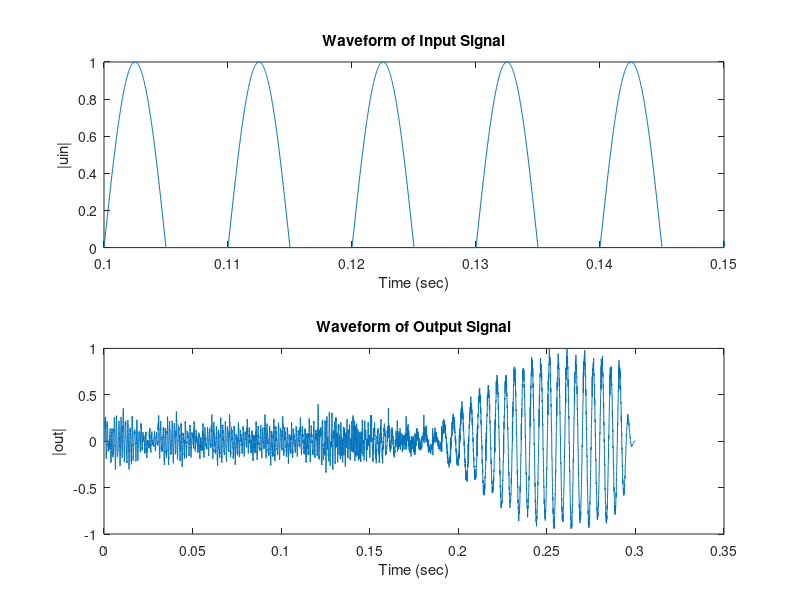

Reproduce this figure in MATLAB.
%~~~~~~~~~~~~~~~~~~~~~~~~~~~~~~~~~~~~~~~~~~~~~~~~~~~~~~~~~~~~~~~~~~~~~~~~~%
% Special Project Code - Diphthong with Wall Loss
%
% Author: Chad McKell
% Date: 19 Apr 17
%
% Description: Finite-difference simulation of a diphthong with wall    
% losses. This script models glottal excitation, vocal-tract sound  
% propagation with wall vibration, and radiation from the mouth for two 
% vowels. The vowels are joined using a transition function.
%~~~~~~~~~~~~~~~~~~~~~~~~~~~~~~~~~~~~~~~~~~~~~~~~~~~~~~~~~~~~~~~~~~~~~~~~~%
tic; clear; close all;

%~~~~~~~~~~~~~~~~~~~~~~~~~~~~~~~~~~~~~~~~~~~~~~~~~~~~~~~~~~~~~~~~~~~~~~~~~%
% Variable Preamble
%~~~~~~~~~~~~~~~~~~~~~~~~~~~~~~~~~~~~~~~~~~~~~~~~~~~~~~~~~~~~~~~~~~~~~~~~~%

% Set variables
fs = 44100; % sampling frequency [samples/sec]
f0 = 100; % fundamental frequency [Hz]
c = 340; % speed of sound [meter/sec]
L = 0.1746; % length of vocal tract [meter] (/open_a/)
T = 0.3; % total duration of simulation [sec]
k = 1/fs; % sampling duration [sec]
NF = floor(T*fs); % total length of simulation [samples]
d = c*k; % distance sound travels between samples ('sample distance') [meter]
h = d/L; % fraction of tube length represented by one 'sample distance'
N = floor(L/d); % number of complete 'sample distances' in tube 
h = 1/N; % 'h' increased so that 'sample distances' fit evenly in tube
lambda = (d/L)*(1/h); % courant no. (ratio of old 'h' to new/bigger 'h')
gamma = c/L; % time required for sound to travel length L [sec]
p = 0.01; % scaling factor for surface areas 

% /open_a/
Sa = [0 0.45;1 0.20;2 0.26;3 0.21;4 0.32;5 0.30;6 0.33;...
    7 1.05;8 1.12;9 0.85;10 0.63;11 0.39;12 0.26;13 0.28;...
    14 0.23;15 0.32;16 0.29;17 0.28;18 0.40;19 0.66;20 1.20;...
    21 1.05;22 1.62;23 2.09;24 2.56;25 2.78;26 2.86;27 3.02;...
    28 3.75;29 4.60;30 5.09;31 6.02;32 6.55;33 6.29;34 6.27;35 5.94;...
    36 5.28;37 4.70;38 3.87;39 4.13;40 4.25;41 4.27;42 4.69;43 5.03];

% Normalize first column of Sa
Sa(:,1) = Sa(:,1)/max(Sa(:,1)); 

% Compute interpolated values of the function Sa(:,2)(Sa(:,1))
Sa = interp1(Sa(:,1), Sa(:,2), 0:h:1)';

% Scale surface areas of Sa
Sa = p*Sa;

% Set surface areas of tube slices 
% /i/
Si = [0 0.33;1 0.30;2 0.36;3 0.34;4 0.68;5 0.50;6 2.43;...
    7 3.15;8 2.66;9 2.49;10 3.39;11 3.80;12 3.78;13 4.35;...
    14 4.50;15 4.43;16 4.68;17 4.52;18 4.15;19 4.09;20 3.51;...
    21 2.95;22 2.03;23 1.66;24 1.38;25 1.05;26 0.60;27 0.35;...
    28 0.32;29 0.12;30 0.10;31 0.16;32 0.25;33 0.24;34 0.38;35 0.28;...
    36 0.36;37 0.65;38 1.58;39 2.05;40 2.01;41 1.58];

% Normalize first column of Si
Si(:,1) = Si(:,1)/max(Si(:,1)); 

% Compute interpolated values of the function Si(:,2)(Si(:,1))
Si = interp1(Si(:,1), Si(:,2), 0:h:1)';

% Scale surface areas of Si
Si = p*Si;

% Initialize time-varying cross-sectional areas
S = Si*0;

%~~~~~~~~~~~~~~~~~~~~~~~~~~~~~~~~~~~~~~~~~~~~~~~~~~~~~~~~~~~~~~~~~~~~~~~~~%
% Define damping oscillator parameters
%~~~~~~~~~~~~~~~~~~~~~~~~~~~~~~~~~~~~~~~~~~~~~~~~~~~~~~~~~~~~~~~~~~~~~~~~~%
omega0 = 500; % fundamental frequency of vocal tract walls
sigma0 = 405000; % damping coefficient
rho = 1.225; % density of air [kg/m^3]
M = 4.76; % mass per unit area of vocal tract walls [kg/m^2] (Titze,1988)

%~~~~~~~~~~~~~~~~~~~~~~~~~~~~~~~~~~~~~~~~~~~~~~~~~~~~~~~~~~~~~~~~~~~~~~~~~%
% Define transition function 'beta'
%~~~~~~~~~~~~~~~~~~~~~~~~~~~~~~~~~~~~~~~~~~~~~~~~~~~~~~~~~~~~~~~~~~~~~~~~~%

% Set transition parameters
dur = 0.08; % duration of transition [sec]
durint = dur*fs; % duration in samples
startT = floor(NF/2 - durint/2); % start of transition
endT = floor(NF/2 + durint/2); % end of transition

% Initialize transition function
beta = ones(NF, 1);

% Set transition window
beta(startT:endT-1) = 0.5*(1 - cos(pi*(0:durint-1)/durint));

% Set beginning state
beta(1:startT) = 0;

%~~~~~~~~~~~~~~~~~~~~~~~~~~~~~~~~~~~~~~~~~~~~~~~~~~~~~~~~~~~~~~~~~~~~~~~~~%
% Define input impulse train
%~~~~~~~~~~~~~~~~~~~~~~~~~~~~~~~~~~~~~~~~~~~~~~~~~~~~~~~~~~~~~~~~~~~~~~~~~%
t = 0:k:T; % time bins
uin = sin(2*pi*f0*t); % sine wave with fundamental frequency f0
uin = 0.5*(uin+abs(uin)); % convert negative sinusoidal values to zeros

%~~~~~~~~~~~~~~~~~~~~~~~~~~~~~~~~~~~~~~~~~~~~~~~~~~~~~~~~~~~~~~~~~~~~~~~~~%
% Compute output signal
%~~~~~~~~~~~~~~~~~~~~~~~~~~~~~~~~~~~~~~~~~~~~~~~~~~~~~~~~~~~~~~~~~~~~~~~~~%

% Initialize output sound signal
out = zeros(NF,1);

% Initialize velocity potential vectors. N+1 is last slice
psi = zeros(N+1,1); % velocity potential (n+1 time step)
psi1 = zeros(N+1,1); % velocity potential (n time step)
psi2 = zeros(N+1,1); % velocity potential (n-1 time step)

% Initialize coupling vectors (N-1 is the last slice)
w = zeros(N-1,1); % current time step
w1 = zeros(N-1,1); % 1 time step back
w2 = zeros(N-1,1); % 2 time steps back

for n = 1:NF
    
    % Calculate time-varying area function
    S = (1 - beta(n))*Sa + beta(n)*Si;
    
    % Compute coupling coefficient
    eps = c*sqrt(2*rho/M)*(pi/(S(1)))^(1/4);
   
    % Set average surface area at glottis, in the vocal tract, and at the lips
    Sav = [S(1); 0.25*(S(3:N+1)+2*S(2:N)+S(1:N-1)); S(N+1)];
    
    % Calculate coefficients of glottal excitation component
    g0 = 2*(1-lambda^2);
    gr = 2*lambda^2;
    gx = (k^2*gamma^2/h/S(1))*(3*S(1)-S(2));

    % Calculate coefficients of vocal-tract propagation component
    A = 1/k^2 + sigma0/k;
    B = eps*S(2:N).^(0.25)*k./(2*Sav(2:N));
    C = 2/k^2 - omega0^2;
    D = -2/k^2;
    E = eps*S(2:N).^(0.25)/(2*k);
    F = sigma0/k - 1/k^2;
    sl = 0.5*lambda^2*(S(2:N)+S(1:N-1))./Sav(2:N);
    s01 = g0; 
    s02 = B.*E/A - 1;
    w01 = B*C/A;
    w02 = B*D/A;
    sr = 0.5*lambda^2*(S(3:N+1)+S(2:N))./Sav(2:N);

    % Calculate coefficients for lip radiation component
    alf1 = 1/(2*0.8216^2*gamma);
    alf2 = L/(0.8216*sqrt(S(1)*S(N+1)/pi)); 
    a = 0.5*lambda^2*h*(3*S(N+1)-S(N))/S(N+1);
    q1 = alf1*a/k; 
    q2 = alf2*a; 
    rl = gr/(1+q1+q2); 
    r0 = (q1-q2-1)/(1+q1+q2);
    r = g0/(1+q1+q2);

    % Calculate coefficients for coupling component
    w03 = C/A;
    w04 = F/A;
    wp = E/A;
    
    % Calculate velocity potential at the glottis
    psi(1) = g0*psi1(1) + gx*uin(n) + gr*psi1(2) - psi2(1);
    
    % Calculate velocity potential in the vocal tract
    psi(2:N) = s01*psi1(2:N) + s02.*psi2(2:N) + sl.*psi1(1:N-1) ...
                + sr.*psi1(3:N+1) - w01.*w1 - w02.*w2;
    
    % Calculate velocity potential at the lips
    psi(N+1) = r0*psi2(N+1) + rl*psi1(N) + r*psi1(N+1);
    
    % Calculate pressure at the lips
    out(n) = (fs/gamma)*(psi(N+1) - psi1(N+1)); 
    
    % Compute coupling term
    w = w03*w1 + w04*w2 + wp.*(psi(2:N) - psi2(2:N));
    
    % Set values equal to next grid line in time
    psi2 = psi1; 
    psi1 = psi;
    w2 = w1;
    w1 = w;
end

% Normalize output signal
out = out/max(out);

% Modify time bins to match length of output signal
t_modx = t(1:NF)';

% Define half-Hann window parameters
window_dur = 0.01; % window duration
start = floor(fs*(T-window_dur)); % starting sample index of window
durwin = floor(window_dur*fs); % duration of window in samples

% Apply half-Hann window
out(start:NF)=0.5*(1-cos(pi*(start:NF)/durwin)).*out(start:NF)';

%~~~~~~~~~~~~~~~~~~~~~~~~~~~~~~~~~~~~~~~~~~~~~~~~~~~~~~~~~~~~~~~~~~~~~~~~~%
% Listen to output signal 
%~~~~~~~~~~~~~~~~~~~~~~~~~~~~~~~~~~~~~~~~~~~~~~~~~~~~~~~~~~~~~~~~~~~~~~~~~%
soundsc(out,fs);

%~~~~~~~~~~~~~~~~~~~~~~~~~~~~~~~~~~~~~~~~~~~~~~~~~~~~~~~~~~~~~~~~~~~~~~~~~%
% Produce plots 
%~~~~~~~~~~~~~~~~~~~~~~~~~~~~~~~~~~~~~~~~~~~~~~~~~~~~~~~~~~~~~~~~~~~~~~~~~%

% Input signal
subplot(2,1,1)
plot(t, uin);
xlim([0.1 0.15]);
title('Waveform of Input Signal');
xlabel('Time (sec)');
ylabel('|uin|');

% Output signal
subplot(2,1,2)
plot(t_modx, out);
title('Waveform of Output Signal');
xlabel('Time (sec)');
ylabel('|out|');

%~~~~~~~~~~~~~~~~~~~~~~~~~~~~~~~~~~~~~~~~~~~~~~~~~~~~~~~~~~~~~~~~~~~~~~~~~%
% Check code efficiency
%~~~~~~~~~~~~~~~~~~~~~~~~~~~~~~~~~~~~~~~~~~~~~~~~~~~~~~~~~~~~~~~~~~~~~~~~~%
toc % print elapsed time
